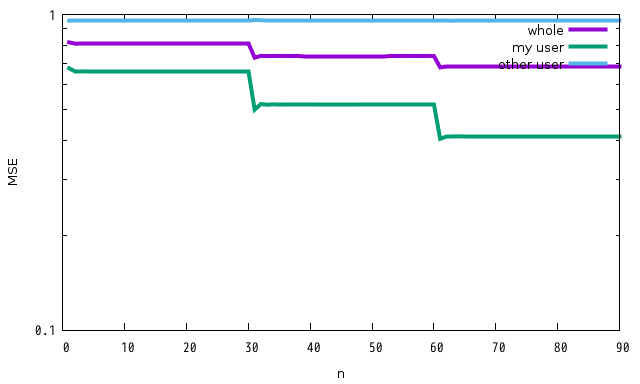

Here is the gnuplot script that generated this plot:
set logscale y
set xlabel "n"
set ylabel "MSE"
plot "mse_h_N256_K16_T64_Tp16_SN10.dat" w l linewidth 4 title "whole"
replot "mse_h_my_N256_K16_T64_Tp16_SN10.dat" w l linewidth 4 title "my user"
replot "mse_h_other_N256_K16_T64_Tp16_SN10.dat" w l linewidth 4 title "other user"
